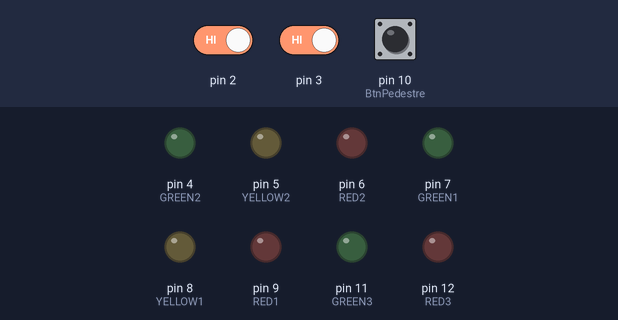
A sketch run on a simulated Arduino Uno, built with avr-gcc and run on an emulated ATmega328P. Parts: output pins drawn as LEDs (lit = HIGH). Dashed ring = blinking. Inputs (shaded band) come from the test bench; at power-on: pin 2 HIGH, pin 10 (BtnPedestre) LOW, pin 3 HIGH.

Above: at 1.2 s.
1.3 s: pin 2 driven LOW
At 2.5 s:
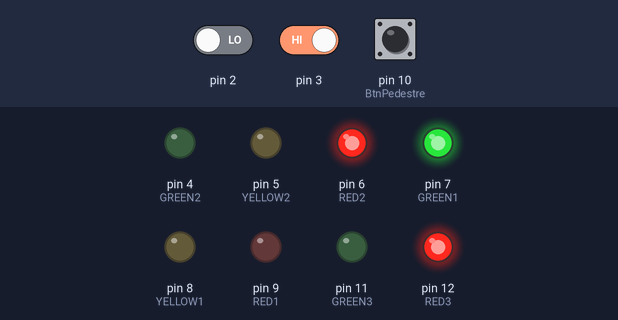
2.8 s: pin 10 (BtnPedestre) pulled HIGH for 0.15 s
At 4.1 s:
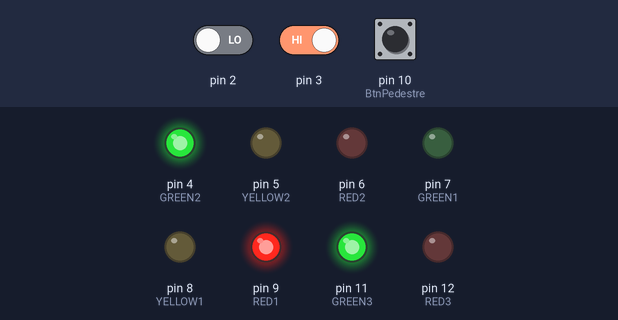
5.9 s: pin 3 driven LOW
At 7.7 s:
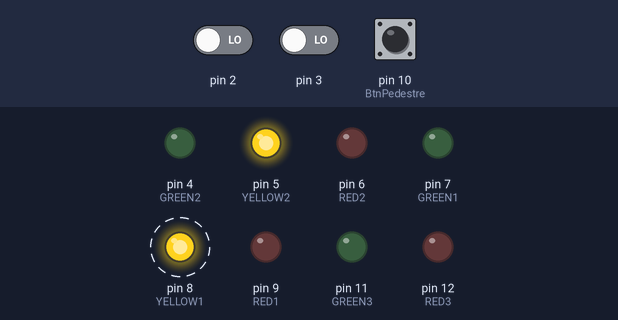
Timing chart, 0 to 14.9 s (numbered marks = the images above; inputs shaded):
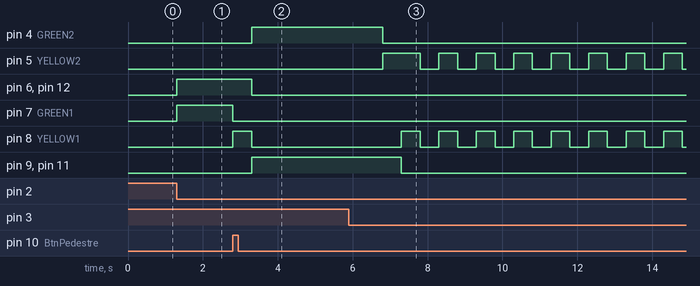

The sketch:

Projeto4_Manut.ino
```cpp
/*
 * Desenvolvedor: Luis Fernando Galonetti
 * Orientador: André Takeshi Endo
 *
 * Alterações: Bruno Eduardo Esteves de Lima,
 *             Rhuan Edson Caldini Costa,
 *             Gulherme Ricken Mattiello.
 *
 * Criado em Outubro de 2014
 * Alterado em Maio de 2016
 * UTFPR-CP
 *
 */

//pins
int RED3 = 12;
int GREEN3 = 11;
int BtnPedestre = 10;

int RED1 = 9;
int YELLOW1 = 8;
int GREEN1 = 7;

int RED2 = 6;
int YELLOW2 = 5;
int GREEN2 = 4;


static unsigned long last_interrupt_time01 = 0;
static unsigned long last_interrupt_time02 = 0;
static unsigned long lastRed = 0;

int ligado = 0;
int piscando = 0;

class Semaforo{
  int vermelho, amarelo, verde;

  public:
  Semaforo(int verm, int amar, int verd) {
    vermelho = verm;
    amarelo = amar;
    verde = verd;
  };

  void ligarVermelho(){
    digitalWrite(vermelho, HIGH);
    digitalWrite(amarelo, LOW);
    digitalWrite(verde, LOW);
  };

  void ligarVerde(){
    digitalWrite(vermelho, LOW);
    digitalWrite(amarelo, LOW);
    digitalWrite(verde, HIGH);
  };

  void ligarAmarelo(){
    digitalWrite(vermelho, LOW);
    digitalWrite(amarelo, HIGH);
    digitalWrite(verde, LOW);
  };

  void desligar(){
    digitalWrite(vermelho, LOW);
    digitalWrite(amarelo, LOW);
    digitalWrite(verde, LOW);
  };
};

class SemaforoPedestre{
  int vermelho, verde;

  public:
  SemaforoPedestre(int verm, int verd) {
    vermelho = verm;
    verde = verd;
  };

  void ligarVermelho(){
    digitalWrite(vermelho, HIGH);
    digitalWrite(verde, LOW);
  };

  void ligarVerde(){
    digitalWrite(vermelho, LOW);
    digitalWrite(verde, HIGH);
  };

  void desligar(){
    digitalWrite(vermelho, LOW);
    digitalWrite(verde, LOW);
  };
};

Semaforo s01(RED1, YELLOW1, GREEN1), s02(RED2, YELLOW2, GREEN2);
SemaforoPedestre sp(RED3, GREEN3);

void setup(){
  pinMode(RED1, OUTPUT);
  pinMode(YELLOW1, OUTPUT);
  pinMode(GREEN1, OUTPUT);
  pinMode(RED2, OUTPUT);
  pinMode(YELLOW2, OUTPUT);
  pinMode(GREEN2, OUTPUT);
  pinMode(RED3, OUTPUT);
  pinMode(GREEN3, OUTPUT);
  attachInterrupt(0, ligarDesligar, FALLING);
  attachInterrupt(1, piscar, FALLING);
  ligado = 0;
  piscando = 0;
}

//Interrupção para botão liga/desliga
void ligarDesligar(){
  unsigned long interrupt_time = millis();
  // If interrupts come faster than 1000ms, assume it's a bounce and ignore
  if (interrupt_time - last_interrupt_time01 > 1000){
    ligado = !ligado;

    if(!ligado)
      naoOperar();
  }
  last_interrupt_time01 = interrupt_time;
}

//Interrupção para botão piscar
void piscar(){
  unsigned long interrupt_time = millis();
  // If interrupts come faster than 1000ms, assume it's a bounce and ignore
  if (interrupt_time - last_interrupt_time02 > 1000){
    piscando = !piscando;
  }
  last_interrupt_time02 = interrupt_time;
}

void loop(){
  operar();
}

//semaforo pedestre paralelo com semaforo2
void operar(){
  if(ligado && !piscando){
    s01.ligarVerde();
    s02.ligarVermelho();
    sp.ligarVermelho();

    //3,5s ou se pedestre apertar botao
    lastRed = millis();
    while(digitalRead(BtnPedestre)==0 && (millis()-lastRed)<3500);

    s01.ligarAmarelo();
    delay(500);
    s01.ligarVermelho();
    s02.ligarVerde();
    sp.ligarVerde();
    delay(3500);
    s02.ligarAmarelo();
    delay(500);
  } else if(ligado && piscando){
    sp.desligar();
    s01.ligarAmarelo();
    s02.ligarAmarelo();
    delay(500);
    s01.desligar();
    s02.desligar();
    delay(500);
  } else{
    naoOperar();
  }
}

void naoOperar(){
  s01.desligar();
  s02.desligar();
  sp.desligar();
}
```

Measured:
- after the input at 1.3 s, pin 6 (RED2), pin 7 (GREEN1), pin 12 (RED3): LOW → HIGH at once
- after the input at 2.8 s, pin 4 (GREEN2), pin 9 (RED1), pin 11 (GREEN3): LOW → HIGH after 0.50 s instead of 2.5 s; pin 6 (RED2), pin 12 (RED3): HIGH → LOW after 0.50 s instead of 2.5 s; pin 7 (GREEN1): HIGH → LOW after 0.00 s instead of 2.0 s
- after the input at 5.9 s, pin 4 (GREEN2): goes on until 6.8 s, then stays LOW; pin 6 (RED2), pin 7 (GREEN1), pin 12 (RED3): stays LOW (without the input it goes to HIGH after 1.4 s); pin 9 (RED1), pin 11 (GREEN3): goes on until 7.3 s, then stays LOW
- by itself, pin 5 (YELLOW2): repeats every 1.0 s: LOW 0.50 s, HIGH 0.50 s
- by itself, pin 8 (YELLOW1): alternates HIGH for 0.50 s and LOW for 0.50 s
